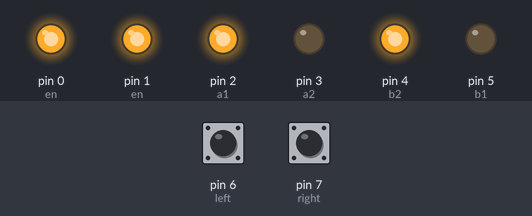
A sketch run on a simulated Arduino Uno, built with avr-gcc and run on an emulated ATmega328P. Parts: output pins drawn as LEDs (lit = HIGH). The inputs (shaded band) are chosen by the test bench; at power-on: pin 6 (left) HIGH, pin 7 (right) HIGH.

Above: at 1.2 s.
1.3 s: pin 6 (left) pulled LOW for 0.15 s
At 1.4 s:
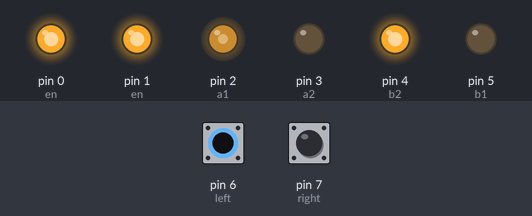
3.0 s: pin 7 (right) pulled LOW for 1 s
At 3.4 s:
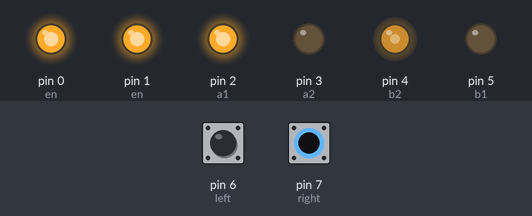
5.5 s: pin 6 (left) pulled LOW for 1 s
At 7.3 s:
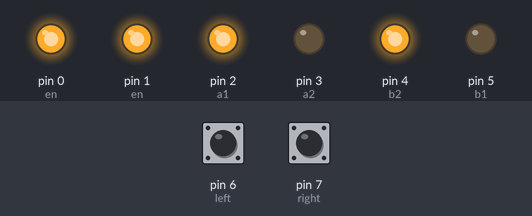
8.0 s: pin 6 (left) pulled LOW for 3.2 s
At 8.4 s:
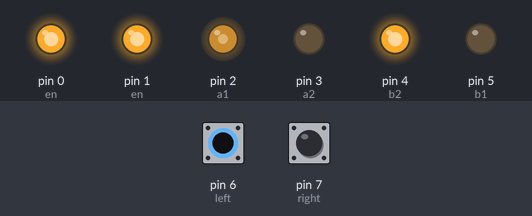
12.7 s: pin 7 (right) pulled LOW for 0.15 s
At 14.1 s:
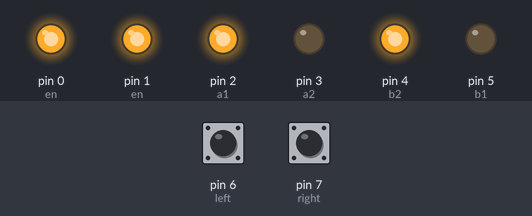
14.4 s: pin 7 (right) pulled LOW for 3.2 s
At 15.7 s:
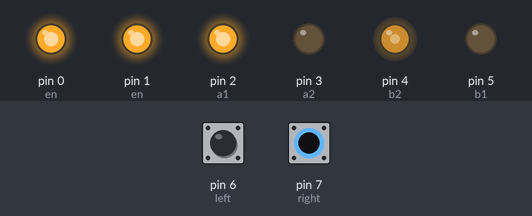
Timing chart, 0 to 19.1 s (numbered marks = the images above; inputs shaded):
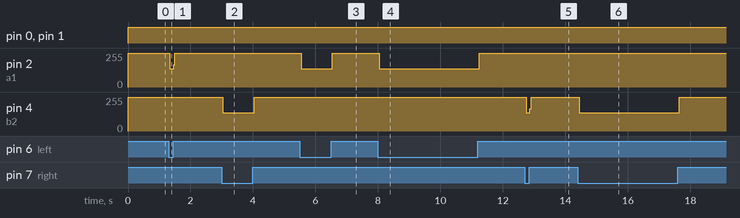

Measured:
- after the input at 1.3 s, pin 2 (a1): 255/255 → 138/255 at once, → 255/255 0.12 s later
- after the input at 3.0 s, pin 4 (b2): 255/255 → 137/255 at once, → 255/255 1.0 s later
- after the input at 5.5 s, pin 2 (a1): 255/255 → 138/255 at once, → 255/255 1.0 s later
- after the input at 8.0 s, pin 2 (a1): 255/255 → 138/255 at once, → 255/255 3.2 s later
- after the input at 12.7 s, pin 4 (b2): 255/255 → 137/255 at once, → 255/255 0.12 s later
- after the input at 14.4 s, pin 4 (b2): 255/255 → 137/255 at once, → 255/255 3.2 s later

The sketch:

ardurace_hybrid.ino
```cpp
int left=6;
int right=7;
int Left=0;
int Right=0;

void LEFT();
void RIGHT();
void STOP();

void setup()
{
  pinMode(2,OUTPUT); //a1
  pinMode(3,OUTPUT); //a2
  pinMode(4,OUTPUT); //b2
  pinMode(5,OUTPUT); //b1
  pinMode(0, OUTPUT); //en
  pinMode(1, OUTPUT); //en
  pinMode(left,INPUT); //6 - IR
  pinMode(right,INPUT); //7 -IR

  digitalWrite(left,HIGH);
  digitalWrite(right,HIGH);
}

void loop()
{
  digitalWrite(0, HIGH);
  digitalWrite(1, HIGH);

  analogWrite(3,0);
  analogWrite(2,153);
  analogWrite(5,0);
  analogWrite(4,153);

  while(1)
  {
    Left=digitalRead(left);
    Right=digitalRead(right);
    if(Left==1 && Right==0) //if left sensor detects black
      LEFT();
    else if(Right==1 && Left==0) //if right sensor detects black
      RIGHT();
  }
}

void LEFT()
{
  analogWrite(5,5);
  analogWrite(4,0);

   while(Left==0)
   {
    Left=digitalRead(left);
    Right=digitalRead(right);
    if(Right==0)
    {
      int lprev=Left;
      int rprev=Right;
      STOP();
      while(((lprev==Left)&&(rprev==Right))==1)
      {
         Left=digitalRead(left);
         Right=digitalRead(right);
      }
    }
    analogWrite(3,0);
    analogWrite(2,153);
   }
   analogWrite(5,0);
   analogWrite(4,153);
}

void RIGHT()
{
   analogWrite(3,5);
   analogWrite(2,0);

   while(Right==0)
   {
    Left=digitalRead(left);
    Right=digitalRead(right);
    if(Left==0)
    {
      int lprev=Left;
      int rprev=Right;
     STOP();
      while(((lprev==Left)&&(rprev==Right))==1)
      {
         Left=digitalRead(left);
         Right=digitalRead(right);
      }
    }
    analogWrite(5,0);
    analogWrite(4,153);
    }
   analogWrite(3,0);
   analogWrite(2,153);
}

void STOP()
{
  analogWrite(2,0);
  analogWrite(3,0);
  analogWrite(4,0);
  analogWrite(5,0);
}
/*
 *   //direction: right
  if(right==HIGH)
  {
  digitalWrite(2, HIGH);
  digitalWrite(3, LOW);
  digitalWrite(4, LOW);
  digitalWrite(5, HIGH);
  }


  //direction: left
  if(left==HIGH)
  {
  digitalWrite(2, LOW);
  digitalWrite(3, HIGH);
  digitalWrite(4, HIGH);
  digitalWrite(5, LOW);
  } */
```
